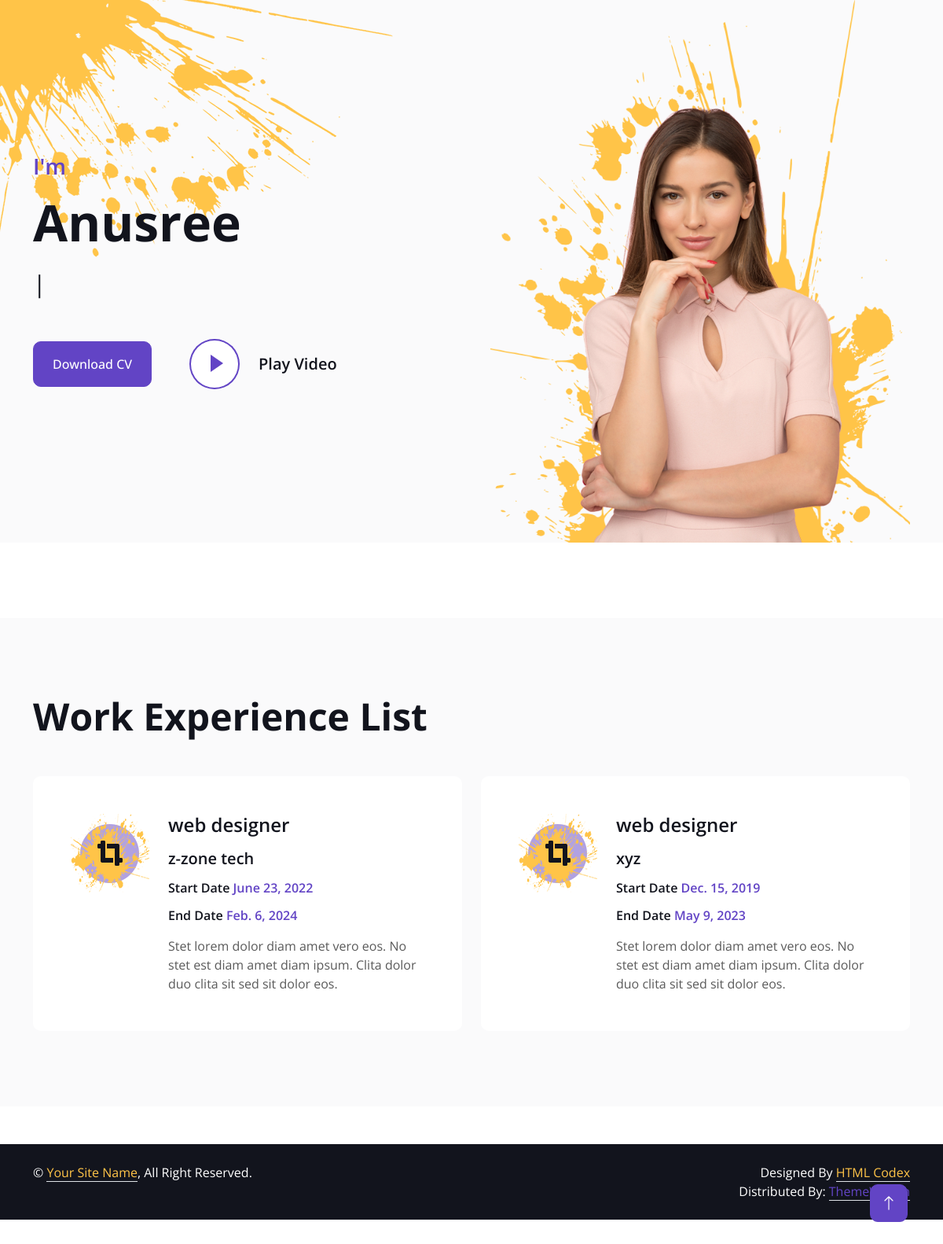
/list_work/, run on the app's committed database.
### users_app/models.py (models this page shows, shortened)
class WorkExperience(models.Model):
    company_name = models.CharField(max_length=255)
    position = models.CharField(max_length=255)
    start_date = models.DateField()
    end_date = models.DateField(null=True, blank=True)

### users_app/views.py (the view)
# urls.py: path('list_work/',views.list_work_experience, name='list_work'),
def list_work_experience(request):
    work_experiences = WorkExperience.objects.all()
    return render(request, 'list_work_experience.html', {'work_experiences': work_experiences})

### templates/list_work_experience.html
{% extends 'base.html'%}
{% load static %}
{% block content %}
    <div class="container-fluid bg-light my-5 py-6" id="service">
        <div class="container">
            <div class="row g-5 mb-5 wow fadeInUp" data-wow-delay="0.1s">
                <div class="col-lg-6">
                    <h1 class="display-5 mb-0">Work Experience List</h1>
                </div>
            </div>
            <div class="row g-4 {{ forloop.counter }}">
                {% for work_experience in work_experiences %}
                <div class="col-lg-6 wow fadeInUp" data-wow-delay="0.1s">
                    <div class="service-item d-flex flex-column flex-sm-row bg-white rounded h-100 p-4 p-lg-5">
                        <div class="bg-icon flex-shrink-0 mb-3">
                            <i class="fa fa-crop-alt fa-2x text-dark"></i>
                        </div>
                        <div class="ms-sm-4">
                                  <h4 class="mb-3">{{ work_experience.position}}</h4>
                            <h5 class="mb-3">{{ work_experience.company_name }}</h5>
                            <h6 class="mb-3">Start Date <span class="text-primary">{{ work_experience.start_date }}</span></h6>
                             <h6 class="mb-3">End Date <span class="text-primary">{{ work_experience.end_date }}</span></h6>
                            <span>Stet lorem dolor diam amet vero eos. No stet est diam amet diam ipsum. Clita dolor duo clita sit sed sit dolor eos.</span>
                        </div>
                    </div>
                </div>
                 {% endfor %}
            </div>
        </div>
    </div>
{% endblock %}

### static/assets/css/style.css (style rules this page uses)
:root { --primary: #6244C5; --secondary: #FFC448; --light: #FAFAFB; --dark: #12141D; }
.py-6 { padding-top: 6rem; padding-bottom: 6rem; }
.service-item .bg-icon { width: 100px; height: 100px; display: flex; align-items: center; justify-content: center; background: url(../img/bg-icon.png) center center no-repeat; background-size: cover; }

### data on the page
WorkExperience: position "web designer", company_name "z-zone tech", start_date "June 23, 2022", end_date "Feb. 6, 2024"
WorkExperience: position "web designer", company_name "xyz", start_date "Dec. 15, 2019", end_date "May 9, 2023"
